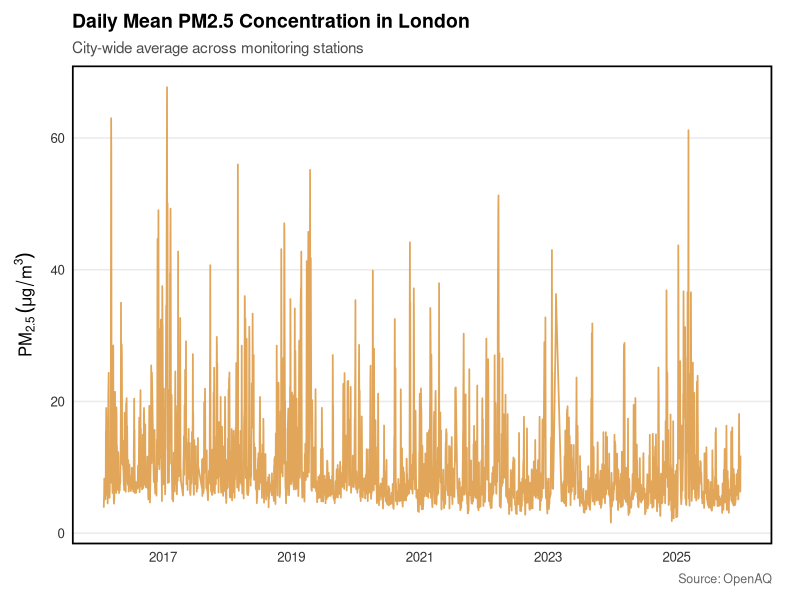
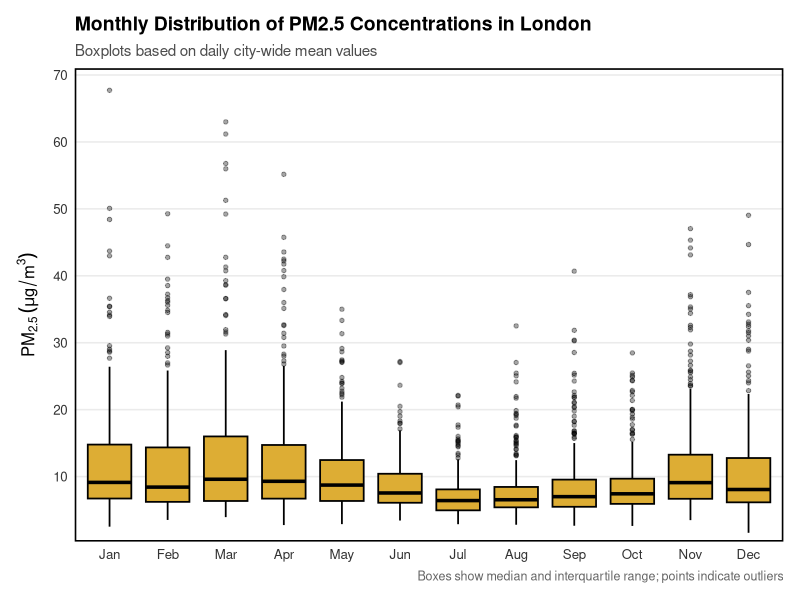
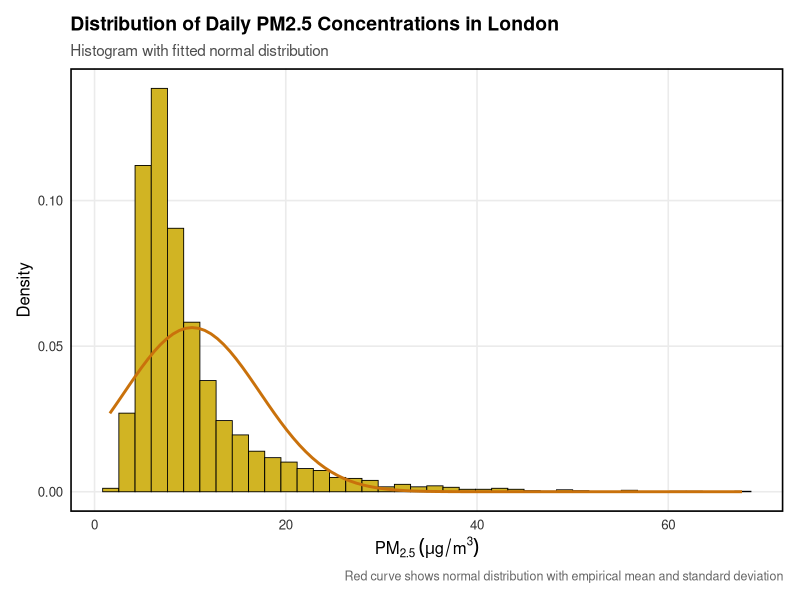
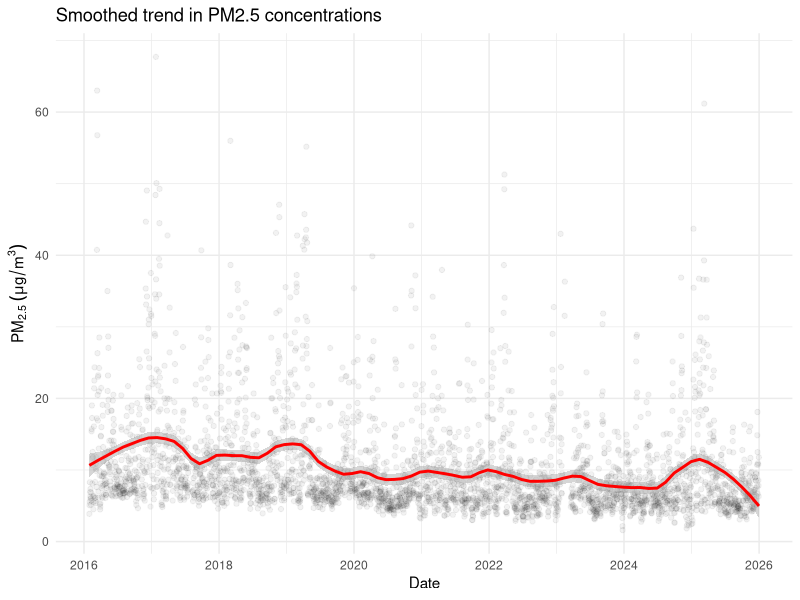
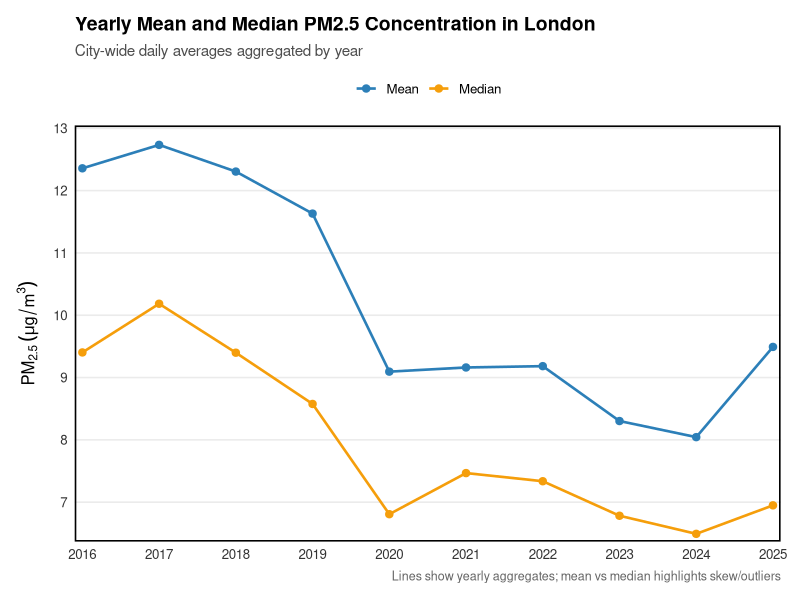
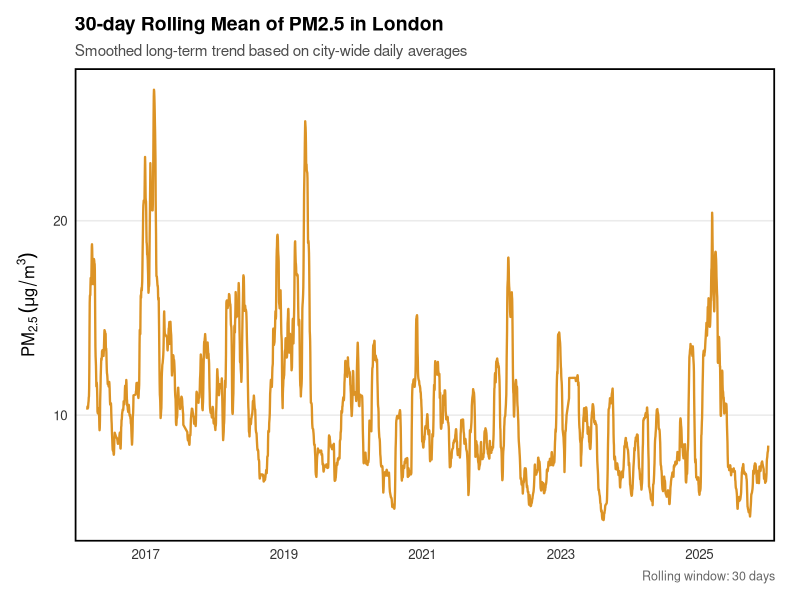

The R source for these figures, in order:
# ==================================================
# Installing and Importing Necessary Libraries
# ==================================================

library(tidyverse)
library(lubridate)
library(readr)
library(ggplot2)
library(scales)
library(zoo)
library(dplyr)
library(forecast)
library(tidyr)



# ==================================================
# Loading Merged Data and Basic Setup
# ==================================================
out_dir_plot <- "output/figures"
out_dir_table <- "output/tables"
dir.create("output/figures", recursive = TRUE, showWarnings = FALSE)
dir.create("output/tables", recursive = TRUE, showWarnings = FALSE)


df <- read_csv("data/processed/merged_pm25_weather.csv", show_col_types = FALSE)
summary(df)
df <- df %>%
  mutate(date = as.Date(date))

df %>%
  mutate(year = year(date)) %>%
  group_by(year) %>%
  summarise(
    mean_pm25 = mean(pm25_london_mean, na.rm = TRUE),
    median_pm25 = median(pm25_london_mean, na.rm = TRUE),
    days = n(),
    .groups = "drop"
  )



# ==================================================
# Visualizations, Tables and Statistical Tests
# ==================================================

# Daily Mean PM2.5 Concentration in London
p_ts <- ggplot(df, aes(x = date, y = pm25_london_mean)) +
  geom_line(
    color = "#dd9c47",
    linewidth = 0.6,
    alpha = 0.9
  ) +
  scale_x_date(
    date_breaks = "2 years",
    date_labels = "%Y"
  ) +
  labs(
    title = "Daily Mean PM2.5 Concentration in London",
    subtitle = "City-wide average across monitoring stations",
    x = NULL,
    y = expression(PM[2.5]~(mu*g/m^3)),
    caption = "Source: OpenAQ"
  ) +
  theme_minimal(base_size = 12) +
  theme(
    plot.title = element_text(size = 14, face = "bold"),
    plot.subtitle = element_text(size = 11, color = "grey30"),
    axis.text = element_text(color = "grey20"),
    axis.title.y = element_text(margin = margin(r = 8)),
    panel.grid.minor = element_blank(),
    panel.grid.major.x = element_blank(),
    plot.caption = element_text(size = 9, color = "grey40"),
    plot.margin = margin(10, 20, 10, 10),
    panel.border = element_rect(
      colour = "black",
      fill = NA,
      linewidth = 1.2
    ),
  )

ggsave(
  filename = file.path(out_dir_plot, "Fig1_daily_pm25_timeseries.png"),
  plot = p_ts,
  width = 11,
  height = 4.5,
  dpi = 300
)


# Monthly Distribution of PM2.5 Concentrations in London
p_month_box <- df %>%
  mutate(month = month(date, label = TRUE, abbr = TRUE)) %>%
  ggplot(aes(x = month, y = pm25_london_mean)) +
  geom_boxplot(
    fill = "#ddad34",
    color = "black",
    linewidth = 0.6,
    outlier.alpha = 0.35,
    outlier.size = 1.2
  ) +
  scale_y_continuous(
    breaks = pretty_breaks(n = 6),
    expand = expansion(mult = c(0.02, 0.05))
  ) +
  labs(
    title = "Monthly Distribution of PM2.5 Concentrations in London",
    subtitle = "Boxplots based on daily city-wide mean values",
    x = NULL,
    y = expression(PM[2.5]~(mu*g/m^3)),
    caption = "Boxes show median and interquartile range; points indicate outliers"
  ) +
  theme_minimal(base_size = 12) +
  theme(
    plot.title = element_text(size = 14, face = "bold"),
    plot.subtitle = element_text(size = 11, color = "grey30"),
    axis.text = element_text(color = "grey20"),
    axis.title.y = element_text(margin = margin(r = 8)),
    panel.grid.major.x = element_blank(),
    panel.grid.minor = element_blank(),

    panel.border = element_rect(
      colour = "black",
      fill = NA,
      linewidth = 1.1
    ),

    plot.caption = element_text(size = 9, color = "grey40"),
    plot.margin = margin(12, 12, 12, 12)
  )

ggsave(
  filename = file.path(out_dir_plot, "Fig2_seasonality_monthly_boxplot.png"),
  plot = p_month_box,
  width = 8.5,
  height = 4.8,
  dpi = 300
)

# Statistical Analysis: Seasonality Kruskal–Wallis test (Month vs PM2.5)
df_rq1_kw <- df %>%
  mutate(month = month(date, label = TRUE, abbr = TRUE)) %>%
  select(pm25_london_mean, month) %>%
  filter(!is.na(pm25_london_mean))


kw_month <- kruskal.test(pm25_london_mean ~ month, data = df_rq1_kw)
kw_month

# =========================================================
# Output:
#
#        Kruskal-Wallis rank sum test
#
# data:  pm25_london_mean by month
# Kruskal-Wallis chi-squared = 274.69, df = 11, p-value < 2.2e-16
# 
# =========================================================



# Distribution of Daily PM2.5 Concentrations in London - Histogram
mu <- mean(df$pm25_london_mean, na.rm = TRUE)
sigma <- sd(df$pm25_london_mean, na.rm = TRUE)

p_hist <- ggplot(df, aes(x = pm25_london_mean)) +
  geom_histogram(
    aes(y = after_stat(density)),
    bins = 40,
    fill = "#d1b423",
    color = "black",
    linewidth = 0.3
  ) +
  stat_function(
    fun = dnorm,
    args = list(mean = mu, sd = sigma),
    color = "#c9710b",
    linewidth = 1
  ) +
  labs(
    title = "Distribution of Daily PM2.5 Concentrations in London",
    subtitle = "Histogram with fitted normal distribution",
    x = expression(PM[2.5]~(mu*g/m^3)),
    y = "Density",
    caption = "Red curve shows normal distribution with empirical mean and standard deviation"
  ) +
  theme_minimal(base_size = 12) +
  theme(
    plot.title = element_text(size = 14, face = "bold"),
    plot.subtitle = element_text(size = 11, color = "grey30"),
    axis.text = element_text(color = "grey20"),
    panel.grid.minor = element_blank(),

    panel.border = element_rect(
      colour = "black",
      fill = NA,
      linewidth = 1.1
    ),

    plot.caption = element_text(size = 9, color = "grey40"),
    plot.margin = margin(12, 12, 12, 12)
  )

ggsave(
  filename = file.path(out_dir_plot, "Fig3_pm25_histogram_normal.png"),
  plot = p_hist,
  width = 8,
  height = 4.8,
  dpi = 300
)



# Smoothed trend in PM2.5 concentrations
p_loess <- ggplot(df, aes(date, pm25_london_mean)) +
  geom_point(alpha = 0.05) +
  geom_smooth(method = "loess", span = 0.2, color = "red") +
  labs(
    title = "Smoothed trend in PM2.5 concentrations",
    x = "Date",
    y = expression(PM[2.5]~(mu*g/m^3))
  ) +
  theme_minimal()

ggsave(
  file.path(out_dir_plot, "Fig4_loess_trend.png"),
  p_loess, width = 8, height = 4, dpi = 300
)


# Yearly Mean and Median PM2.5 Concentration in London
yearly_pm25 <- df %>%
  mutate(year = year(date)) %>%
  group_by(year) %>%
  summarise(
    mean_pm25   = mean(pm25_london_mean, na.rm = TRUE),
    median_pm25 = median(pm25_london_mean, na.rm = TRUE),
    .groups = "drop"
  )

yearly_long <- yearly_pm25 %>%
  pivot_longer(
    cols = c(mean_pm25, median_pm25),
    names_to = "statistic",
    values_to = "pm25"
  ) %>%
  mutate(
    statistic = recode(
      statistic,
      mean_pm25   = "Mean",
      median_pm25 = "Median"
    )
  )

p_year <- ggplot(yearly_long, aes(x = year, y = pm25, group = statistic, color = statistic)) +
  geom_line(linewidth = 0.9) +
  geom_point(size = 2.2) +
  scale_x_continuous(
    breaks = yearly_pm25$year,
    expand = c(0.01, 0.01)
  ) +
  scale_y_continuous(
  breaks = scales::pretty_breaks(n = 6),
  expand = expansion(mult = c(0.02, 0.05))
  )+
  scale_color_manual(values = c("Mean" = "#2C7FB8", "Median" = "#F59E0B")) +
  labs(
    title = "Yearly Mean and Median PM2.5 Concentration in London",
    subtitle = "City-wide daily averages aggregated by year",
    x = NULL,
    y = expression(PM[2.5]~(mu*g/m^3)),
    color = NULL,
    caption = "Lines show yearly aggregates; mean vs median highlights skew/outliers"
  ) +
  theme_minimal(base_size = 12) +
  theme(
    plot.title = element_text(size = 14, face = "bold"),
    plot.subtitle = element_text(size = 11, color = "grey30"),
    axis.text = element_text(color = "grey20"),
    axis.title.y = element_text(margin = margin(r = 8)),
    panel.grid.minor = element_blank(),
    panel.grid.major.x = element_blank(),

    panel.border = element_rect(colour = "black", fill = NA, linewidth = 1.1),

    legend.position = "top",
    legend.direction = "horizontal",
    plot.caption = element_text(size = 9, color = "grey40"),
    plot.margin = margin(12, 14, 12, 12)
  )

ggsave(
  filename = file.path(out_dir_plot, "Fig5_yearly_trend_mean_median.png"),
  plot = p_year,
  width = 8,
  height = 4.5,
  dpi = 300
)


# Statistical Analysis: Long-Term Differences in PM2.5 Levels Across Years
df %>%
  mutate(year = year(date)) %>%
  kruskal.test(pm25_london_mean ~ year, data = .)

# =========================================================
# Output:
#
#        Kruskal-Wallis rank sum test
#
# data:  pm25_london_mean by year
# Kruskal-Wallis chi-squared = 361.93, df = 9, p-value < 2.2e-16
# =========================================================



# Monthly Summary
monthly_summary <- df %>%
  mutate(month = month(date, label = TRUE, abbr = TRUE)) %>%
  group_by(month) %>%
  summarise(
    mean_pm25   = mean(pm25_london_mean, na.rm = TRUE),
    median_pm25 = median(pm25_london_mean, na.rm = TRUE),
    sd_pm25     = sd(pm25_london_mean, na.rm = TRUE),
    iqr_pm25    = IQR(pm25_london_mean, na.rm = TRUE),
    n_days      = sum(!is.na(pm25_london_mean)),
    .groups = "drop"
  )

write_csv(
  monthly_summary,
  file.path(out_dir_table, "Table2_monthly_pm25_summary.csv")
)


# 30-day Rolling Mean of PM2.5 in London
df <- df %>%
  arrange(date) %>%
  mutate(
    pm25_roll30 = rollmean(
      pm25_london_mean,
      k = 30,
      fill = NA,
      align = "right"
    )
  )

p_roll <- ggplot(df, aes(x = date, y = pm25_roll30)) +
  geom_line(
    color = "#da8d1a",
    linewidth = 0.8,
    alpha = 0.95
  ) +
  scale_x_date(
    date_breaks = "2 years",
    date_labels = "%Y",
    expand = c(0.01, 0.01)
  ) +
  labs(
    title = "30-day Rolling Mean of PM2.5 in London",
    subtitle = "Smoothed long-term trend based on city-wide daily averages",
    x = NULL,
    y = expression(PM[2.5]~(mu*g/m^3)),
    caption = "Rolling window: 30 days"
  ) +
  theme_minimal(base_size = 12) +
  theme(
    plot.title = element_text(size = 14, face = "bold"),
    plot.subtitle = element_text(size = 11, color = "grey30"),
    axis.text = element_text(color = "grey20"),
    axis.title.y = element_text(margin = margin(r = 8)),
    panel.grid.minor = element_blank(),
    panel.grid.major.x = element_blank(),

    panel.border = element_rect(
      colour = "black",
      fill = NA,
      linewidth = 1.2
    ),

    plot.caption = element_text(size = 9, color = "grey40"),
    plot.margin = margin(12, 18, 12, 12)
  )

ggsave(
  filename = file.path(out_dir_plot, "Fig6_rolling_mean_30days.png"),
  plot = p_roll,
  width = 11,
  height = 4.5,
  dpi = 300
)



# Statistical Analysis: Spearman correlation between Time and PM2.5
df_spear <- df %>%
  select(date, pm25_london_mean) %>%
  filter(!is.na(date), !is.na(pm25_london_mean)) %>%
  mutate(time_num = as.numeric(date)) 

spear_res <- cor.test(
  x = df_spear$time_num,
  y = df_spear$pm25_london_mean,
  method = "spearman",
  exact = FALSE
)

spear_res
# =========================================================
# Output:
#
#        Spearman's rank correlation rho
#
# data:  df_spear$time_num and df_spear$pm25_london_mean
# S = 9017942471, p-value < 2.2e-16
# alternative hypothesis: true rho is not equal to 0
# sample estimates:
#        rho
# -0.3009894
# =========================================================
